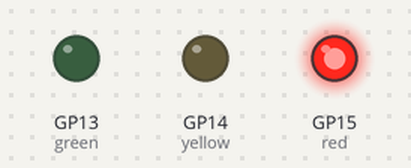
This program was run on a simulated Raspberry Pi Pico running MicroPython. Shown: output pins drawn as LEDs (lit = HIGH).

Above: at 1.0 s.
At 3.0 s:
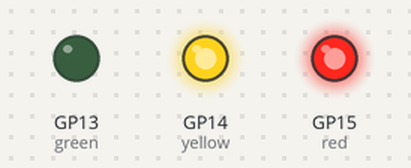
At 5.0 s:
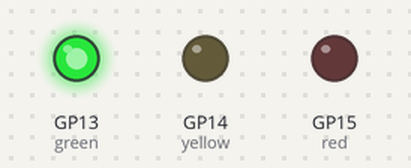
At 7.35 s:
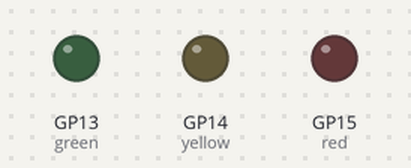
At 9.5 s:
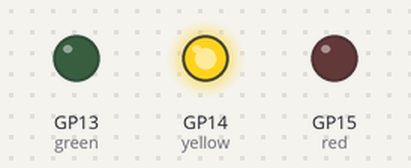
Timing chart, 0 to 13.0 s (numbered marks = the images above):
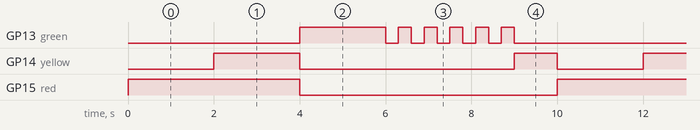

The program:

main.py
```python
from machine import Pin
from time import sleep

red = Pin(15, Pin.OUT)
yellow = Pin(14, Pin.OUT)
green = Pin(13, Pin.OUT)


while True:
    red.on()
    yellow.off()
    green.off()
    sleep(2)


    yellow.on()
    sleep(2)
    red.off()
    yellow.off()


    green.on()
    sleep(2)
    for _ in range(10):
        green.toggle()
        sleep(0.3)


    green.off()
    yellow.on()
    sleep(1)
```

Measured:
- by itself, GP13 (green): repeats every 10.0 s: 5 × (LOW 0.30 s, HIGH 0.30 s), LOW 5.0 s, HIGH 2.0 s
- by itself, GP14 (yellow): repeats every 10.0 s: LOW 5.0 s, HIGH 1.0 s, LOW 2.0 s, HIGH 2.0 s
- by itself, GP15 (red): alternates HIGH for 4.0 s and LOW for 6.0 s
